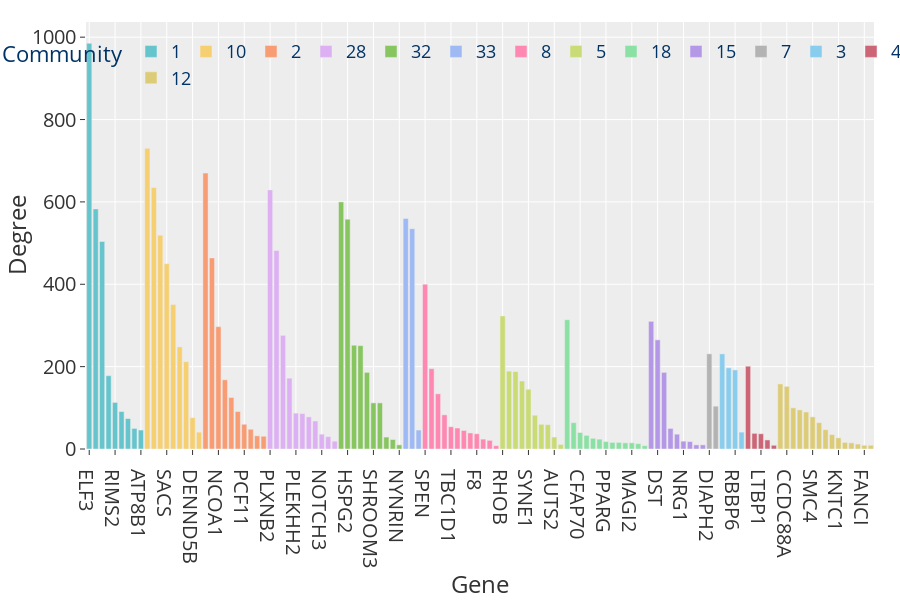

Notebook cell for this chart:
### Code cell
col = "degree_t"
sel_com_genes["degree_t"] = network_stats["degree_t"]
sel_com_genes.sort_values(by="degree_t", ascending=False, inplace=True)
sel_com_genes["max_b"] = sel_com_genes["max_b"].astype(str)
colors = px.colors.qualitative.Pastel + px.colors.qualitative.Safe
fig = px.bar(sel_com_genes.reset_index(names="gene"), x="gene", y=col, color="max_b", color_discrete_sequence=colors)
fig = fig.update_layout(
    title="",
    legend=dict(
        title="Community",
        orientation="h",
        yanchor="middle",
        xanchor="center",
        y=0.90,
        x=0.5,
        bgcolor="rgba(0,0,0,0)",
        font=dict(size=18, color="#003366"),
    ),
    yaxis=dict(tickfont=dict(size=20), title="Degree"),
    xaxis=dict(tickfont=dict(size=20), title="Gene"),
    font=dict(size=20),
    height=600,
)

# fig.update_layout(
#     xaxis=dict(tickmode="linear", tick0=0, dtick=1),
# )

save_fig(name="SmallCom_gene", fig=fig, base_path=figures_path, width=1300, height=600, margin=0.02)
fig

### Figure 1 — Plotly figure (JSON) as saved in the notebook; plotly's stock layout.template omitted (floating-point values rounded to 4 significant figures)
{"data": [{"alignmentgroup": "True", "hovertemplate": "max_b=1<br>gene=%{x}<br>degree_t=%{y}<extra></extra>", "legendgroup": "1", "marker": {"color": "rgb(102, 197, 204)", "pattern": {"shape": ""}}, "name": "1", "offsetgroup": "1", "orientation": "v", "showlegend": true, "textposition": "auto", "type": "bar", "x": ["ELF3", "CHD2", "KLF5", "ABCC5", "RIMS2", "EPHA2", "AKAP13", "TIAM1", "ATP8B1"], "xaxis": "x", "y": [985, 583, 504, 178, 113, 91, 74, 50, 46], "yaxis": "y"}, {"alignmentgroup": "True", "hovertemplate": "max_b=10<br>gene=%{x}<br>degree_t=%{y}<extra></extra>", "legendgroup": "10", "marker": {"color": "rgb(246, 207, 113)", "pattern": {"shape": ""}}, "name": "10", "offsetgroup": "10", "orientation": "v", "showlegend": true, "textposition": "auto", "type": "bar", "x": ["COL7A1", "MYH10", "FN1", "SACS", "PRKDC", "LAMA3", "SF3B3", "DENND5B", "RASAL2"], "xaxis": "x", "y": [730, 635, 519, 450, 351, 248, 212, 76, 41], "yaxis": "y"}, {"alignmentgroup": "True", "hovertemplate": "max_b=2<br>gene=%{x}<br>degree_t=%{y}<extra></extra>", "legendgroup": "2", "marker": {"color": "rgb(248, 156, 116)", "pattern": {"shape": ""}}, "name": "2", "offsetgroup": "2", "orientation": "v", "showlegend": true, "textposition": "auto", "type": "bar", "x": ["AHR", "CREBBP", "NCOA1", "TACC2", "PAN2", "TP53BP2", "PCF11", "ITSN2", "ACACB", "DOT1L"], "xaxis": "x", "y": [670, 464, 297, 168, 125, 91, 60, 48, 32, 31], "yaxis": "y"}, {"alignmentgroup": "True", "hovertemplate": "max_b=28<br>gene=%{x}<br>degree_t=%{y}<extra></extra>", "legendgroup": "28", "marker": {"color": "rgb(220, 176, 242)", "pattern": {"shape": ""}}, "name": "28", "offsetgroup": "28", "orientation": "v", "showlegend": true, "textposition": "auto", "type": "bar", "x": ["PLXNB2", "DMXL2", "SMCHD1", "SCRIB", "PLEKHH2", "PTPRM", "RALGAPA2", "PPL", "NOTCH3", "PLEKHA7", "AFF1"], "xaxis": "x", "y": [629, 482, 276, 172, 87, 86, 78, 68, 36, 30, 19], "yaxis": "y"}, {"alignmentgroup": "True", "hovertemplate": "max_b=32<br>gene=%{x}<br>degree_t=%{y}<extra></extra>", "legendgroup": "32", "marker": {"color": "rgb(135, 197, 95)", "pattern": {"shape": ""}}, "name": "32", "offsetgroup": "32", "orientation": "v", "showlegend": true, "textposition": "auto", "type": "bar", "x": ["RNF213", "HSPG2", "EPG5", "MPDZ", "CDKN2A", "SHROOM3", "PARP14", "OAS2", "ZNFX1", "NYNRIN"], "xaxis": "x", "y": [600, 558, 252, 251, 186, 112, 112, 29, 23, 10], "yaxis": "y"}, {"alignmentgroup": "True", "hovertemplate": "max_b=33<br>gene=%{x}<br>degree_t=%{y}<extra></extra>", "legendgroup": "33", "marker": {"color": "rgb(158, 185, 243)", "pattern": {"shape": ""}}, "name": "33", "offsetgroup": "33", "orientation": "v", "showlegend": true, "textposition": "auto", "type": "bar", "x": ["TRANK1", "VPS13D", "LAMA4"], "xaxis": "x", "y": [560, 535, 46], "yaxis": "y"}, {"alignmentgroup": "True", "hovertemplate": "max_b=8<br>gene=%{x}<br>degree_t=%{y}<extra></extra>", "legendgroup": "8", "marker": {"color": "rgb(254, 136, 177)", "pattern": {"shape": ""}}, "name": "8", "offsetgroup": "8", "orientation": "v", "showlegend": true, "textposition": "auto", "type": "bar", "x": ["SPEN", "SMG1", "PCNT", "HIVEP2", "TBC1D1", "MXRA5", "HIVEP1", "PRDM2", "F8", "HIVEP3", "TRERF1", "SORL1"], "xaxis": "x", "y": [400, 195, 134, 83, 54, 51, 45, 39, 37, 24, 21, 8], "yaxis": "y"}, {"alignmentgroup": "True", "hovertemplate": "max_b=5<br>gene=%{x}<br>degree_t=%{y}<extra></extra>", "legendgroup": "5", "marker": {"color": "rgb(201, 219, 116)", "pattern": {"shape": ""}}, "name": "5", "offsetgroup": "5", "orientation": "v", "showlegend": true, "textposition": "auto", "type": "bar", "x": ["RHOB", "OBSCN", "HRAS", "BRD2", "SYNE1", "UTRN", "LRRCC1", "PPRC1", "AUTS2", "MAGI3"], "xaxis": "x", "y": [323, 189, 188, 165, 145, 82, 60, 59, 29, 11], "yaxis": "y"}, {"alignmentgroup": "True", "hovertemplate": "max_b=18<br>gene=%{x}<br>degree_t=%{y}<extra></extra>", "legendgroup": "18", "marker": {"color": "rgb(139, 224, 164)", "pattern": {"shape": ""}}, "name": "18", "offsetgroup": "18", "orientation": "v", "showlegend": true, "textposition": "auto", "type": "bar", "x": ["FRY", "MYO1F", "CFAP70", "ADGRV1", "EFCAB5", "RERE", "PPARG", "PLCB1", "SIPA1L2", "PTCH1", "MAGI2", "NLRC5", "ZFC3H1"], "xaxis": "x", "y": [314, 64, 40, 33, 26, 24, 18, 16, 16, 15, 15, 13, 8], "yaxis": "y"}, {"alignmentgroup": "True", "hovertemplate": "max_b=15<br>gene=%{x}<br>degree_t=%{y}<extra></extra>", "legendgroup": "15", "marker": {"color": "rgb(180, 151, 231)", "pattern": {"shape": ""}}, "name": "15", "offsetgroup": "15", "orientation": "v", "showlegend": true, "textposition": "auto", "type": "bar", "x": ["PLEC", "DST", "ITPR2", "DYNC2H1", "DOCK4", "NRG1", "TP63", "FASN", "MCM4"], "xaxis": "x", "y": [310, 265, 186, 50, 36, 19, 18, 10, 10], "yaxis": "y"}, {"alignmentgroup": "True", "hovertemplate": "max_b=7<br>gene=%{x}<br>degree_t=%{y}<extra></extra>", "legendgroup": "7", "marker": {"color": "rgb(179, 179, 179)", "pattern": {"shape": ""}}, "name": "7", "offsetgroup": "7", "orientation": "v", "showlegend": true, "textposition": "auto", "type": "bar", "x": ["DIAPH2", "ZFP36L2"], "xaxis": "x", "y": [231, 104], "yaxis": "y"}, {"alignmentgroup": "True", "hovertemplate": "max_b=3<br>gene=%{x}<br>degree_t=%{y}<extra></extra>", "legendgroup": "3", "marker": {"color": "rgb(136, 204, 238)", "pattern": {"shape": ""}}, "name": "3", "offsetgroup": "3", "orientation": "v", "showlegend": true, "textposition": "auto", "type": "bar", "x": ["SYNE2", "FGFR3", "RBBP6", "SPAG17"], "xaxis": "x", "y": [231, 197, 192, 41], "yaxis": "y"}, {"alignmentgroup": "True", "hovertemplate": "max_b=42<br>gene=%{x}<br>degree_t=%{y}<extra></extra>", "legendgroup": "42", "marker": {"color": "rgb(204, 102, 119)", "pattern": {"shape": ""}}, "name": "42", "offsetgroup": "42", "orientation": "v", "showlegend": true, "textposition": "auto", "type": "bar", "x": ["LRP1", "NAV2", "LTBP1", "CSPG4", "XPOT"], "xaxis": "x", "y": [201, 38, 37, 22, 9], "yaxis": "y"}, {"alignmentgroup": "True", "hovertemplate": "max_b=12<br>gene=%{x}<br>degree_t=%{y}<extra></extra>", "legendgroup": "12", "marker": {"color": "rgb(221, 204, 119)", "pattern": {"shape": ""}}, "name": "12", "offsetgroup": "12", "orientation": "v", "showlegend": true, "textposition": "auto", "type": "bar", "x": ["FAT2", "CCDC88A", "DSP", "BRCA1", "UTP20", "SMC4", "ATAD2", "STIL", "DOCK7", "KNTC1", "BUB1", "KIF13A", "MDC1", "FANCI", "CNTLN"], "xaxis": "x", "y": [158, 152, 100, 95, 90, 78, 64, 47, 35, 27, 16, 15, 12, 9, 9], "yaxis": "y"}], "layout": {"barmode": "relative", "font": {"size": 20}, "height": 600, "legend": {"bgcolor": "rgba(0,0,0,0)", "font": {"color": "#003366", "size": 18}, "orientation": "h", "title": {"text": "Community"}, "tracegroupgap": 0, "x": 0.5, "xanchor": "center", "y": 0.9, "yanchor": "middle"}, "margin": {"b": 0, "l": 26, "r": 26, "t": 22}, "title": {"text": ""}, "xaxis": {"anchor": "y", "domain": [0, 1], "tickfont": {"size": 20}, "title": {"text": "Gene"}}, "yaxis": {"anchor": "x", "domain": [0, 1], "tickfont": {"size": 20}, "title": {"text": "Degree"}}}}
